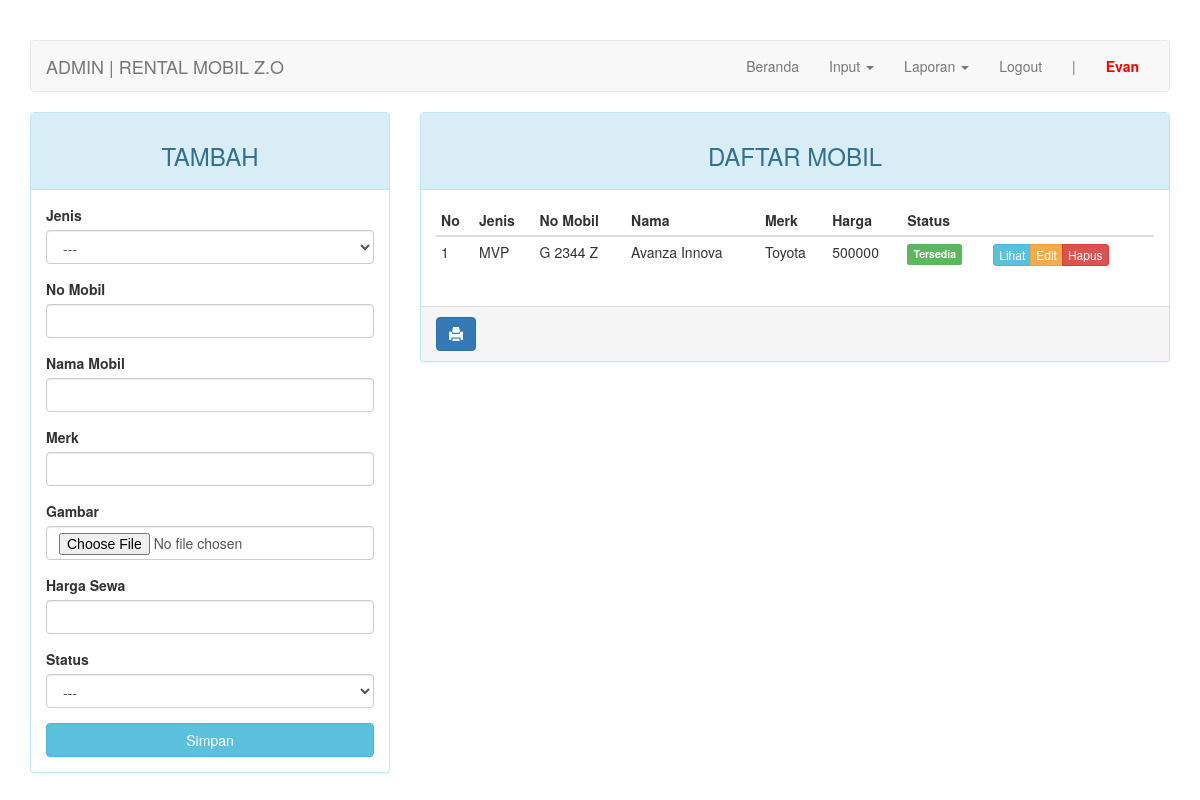
Screenshot of /admin?page=mobil (signed in) with the database file from the repository.
### tables this page shows
CREATE TABLE `mobil` (
  `id_mobil` int(11) NOT NULL,
  `id_jenis` int(4) NOT NULL,
  `no_mobil` varchar(10) NOT NULL,
  `merk` varchar(20) NOT NULL,
  `nama_mobil` varchar(30) NOT NULL,
  `gambar` varchar(100) NOT NULL,
  `harga` int(7) NOT NULL,
  `status` enum('0','1') NOT NULL
);

CREATE TABLE `jenis` (
  `id_jenis` int(4) NOT NULL,
  `nama` varchar(30) NOT NULL
);

### admin/page/mobil.php (the view, shortened to what this page needs)
<?php
$update = (isset($_GET['action']) AND $_GET['action'] == 'update') ? true : false;
?>
<div class="row">
	<div class="col-md-4 hidden-print">
	    <div class="panel panel-<?= ($update) ? "warning" : "info" ?>">
	        <div class="panel-heading"><h3 class="text-center"><?= ($update) ? "EDIT" : "TAMBAH" ?></h3></div>
	        <div class="panel-body">
	            <form action="<?=$_SERVER['REQUEST_URI']?>" method="POST" enctype="multipart/form-data">
	                <div class="form-group">
	                    <label for="id_jenis">Jenis</label>
											<select class="form-control" name="id_jenis">
												<option>---</option>
											</select>
	                </div>
	                <div class="form-group">
	                    <label for="no_mobil">No Mobil</label>
	                    <input type="text" name="no_mobil" class="form-control" <?= (!$update) ?: 'value="'.$row["no_mobil"].'"' ?>>
	                </div>
	                <div class="form-group">
	                    <label for="nama_mobil">Nama Mobil</label>
	                    <input type="text" name="nama_mobil" class="form-control" <?= (!$update) ?: 'value="'.$row["nama_mobil"].'"' ?>>
	                </div>
	                <div class="form-group">
	                    <label for="merk">Merk</label>
	                    <input type="text" name="merk" class="form-control" <?= (!$update) ?: 'value="'.$row["merk"].'"' ?>>
	                </div>
	                <div class="form-group">
	                    <label for="gambar">Gambar</label>
	                    <input type="file" name="gambar" class="form-control">
	                </div>
	                <div class="form-group">
	                    <label for="harga">Harga Sewa</label>
	                    <input type="text" name="harga" class="form-control" <?= (!$update) ?: 'value="'.$row["harga"].'"' ?>>
	                </div>
	                <div class="form-group">
	                    <label for="status">Status</label>
											<select class="form-control" name="status">
												<option>---</option>
											</select>
	                </div>
	                <button type="submit" class="btn btn-<?= ($update) ? "warning" : "info" ?> btn-block">Simpan</button>
	            </form>
	        </div>
	    </div>
	</div>
	<div class="col-md-8">
	    <div class="panel panel-info">
	        <div class="panel-heading"><h3 class="text-center">DAFTAR MOBIL</h3></div>
	        <div class="panel-body">
	            <table class="table table-condensed">
	                <thead>
	                    <tr>
	                        <th>No</th>
	                        <th>Jenis</th>
	                        <th>No Mobil</th>
	                        <th>Nama</th>
	                        <th>Merk</th>
	                        <th>Harga</th>
	                        <th>Status</th>
	                        <th class="hidden-print"></th>
	                    </tr>
	                </thead>
	                <tbody>
	                    <?php $no = 1; ?>
	                    <?php if ($query = $connection->query("SELECT * FROM mobil JOIN jenis USING(id_jenis)")): ?>
	                        <?php while($row = $query->fetch_assoc()): ?>
	                        <tr>
	                            <td><?=$no++?></td>
															<td><?=$row['nama']?></td>
															<td><?=$row['no_mobil']?></td>
															<td><?=$row['nama_mobil']?></td>
															<td><?=$row['merk']?></td>
															<td><?=$row['harga']?></td>
															<td><span class="label label-<?=($row['status']) ? "success" : "danger" ?>"><?=($row['status']) ? "Tersedia" : "Tidak Tersedia" ?></span></td>
	                            <td class="hidden-print">
	                                <div class="btn-group">
	                                    <a href="../assets/img/mobil/<?=$row['gambar']?>" class="btn btn-info btn-xs fancybox">Lihat</a>
	                                    <a href="?page=mobil&action=update&key=<?=$row['id_mobil']?>" class="btn btn-warning btn-xs">Edit</a>
	                                    <a href="?page=mobil&action=delete&key=<?=$row['id_mobil']?>" class="btn btn-danger btn-xs">Hapus</a>
	                                </div>
	                            </td>
	                        </tr>
	                        <?php endwhile ?>
	                    <?php endif ?>
	                </tbody>
	            </table>
	        </div>
			    <div class="panel-footer hidden-print">
			        <a onClick="window.print();return false" class="btn btn-primary"><i class="glyphicon glyphicon-print"></i></a>
			    </div>
	    </div>
	</div>
</div>

### admin/index.php (style rules this page uses)
body { margin-top: 40px; }

### rows the page displays
mobil: id_jenis.nama "MVP", no_mobil "G 2344 Z", nama_mobil "Avanza Innova", merk "Toyota", harga "500000", status "Tersedia"

### other values shown
$_SESSION["nama"] "Evan"
